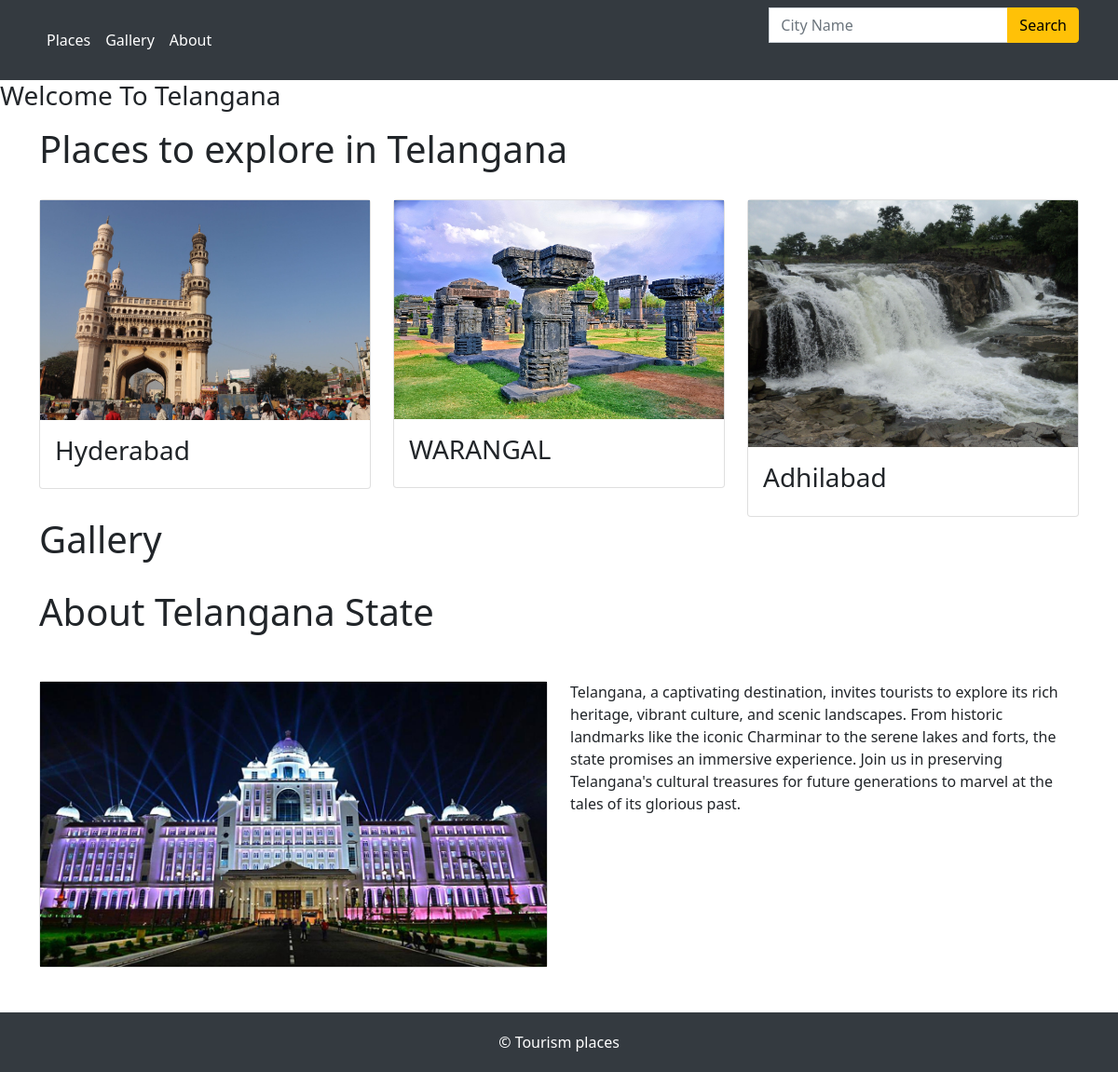
Screenshot of /state/Telangana/ with the database file from the repository.
### toursim_app/models.py (models this page shows)
class State_details(models.Model):
    state_id = models.AutoField(primary_key=True)
    state_image = models.ImageField(upload_to='images/States/')
    state_name = models.CharField(max_length=255)
    state_description = models.TextField()
    state_video = models.FileField(upload_to='Media/State/', null=True, blank=True)

class City(models.Model):
    city_id = models.AutoField(primary_key=True)
    state_id = models.ForeignKey(State_details, on_delete=models.CASCADE)
    city_name = models.CharField(max_length=255)
    city_description = models.TextField()
    city_videos =models.FileField(upload_to='Media/City/', null=True, blank=True)
    city_image = models.ImageField(upload_to='images/Cities/')

### toursim_app/views.py (the view)
# urls.py: path('state', state, name='state'),
def state(request, state_name=None):
    if request.method == 'GET':
        if state_name:
            state_obj = get_object_or_404(State_details, state_name=state_name)
            cities = City.objects.filter(state_id=state_obj.state_id)
            context = {
                'state': state_obj,
                'cities': cities,
            }
            return render(request, 'toursim_app/State.html', context)
        else:
            return render(request, 'toursim_app/index.html')
    elif request.method == 'POST':
        query = request.POST.get('state_name', '')
        if query:
            return redirect('state_detail', state_name=query)
        else:
            return render(request, 'toursim_app/index.html', {'error_message': 'Please provide a state name'})

### toursim_app/Templates/toursim_app/State.html (shortened to what this page needs)
{% load static %}
<html lang="en">
<head>
    <link rel="stylesheet" href="{% static 'styles1.css' %}">
    <link href="https://cdn.jsdelivr.net/npm/bootstrap@5.0.2/dist/css/bootstrap.min.css" rel="stylesheet">
    <link rel="stylesheet" href="https://cdnjs.cloudflare.com/ajax/libs/font-awesome/6.2.1/css/all.min.css">
</head>
<body>
{% block content %}
    <nav class="navbar navbar-expand-lg" id="navbar">
        <div class="container">
          <div class="collapse navbar-collapse" id="mynavbar">
            <ul class="navbar-nav me-auto">
              <li class="nav-item">
                <a class="nav-link" href="#places">Places</a>
              </li>
              <li class="nav-item">
                <a class="nav-link" href="#gallery">Gallery</a>
              </li>
              <li class="nav-item">
                <a class="nav-link" href="#about">About</a>
              </li>
            </ul>
              <form method="post" action="{% url 'city' %}">
    <div class="input-group mb-3">
        <input type="text" id="city_name" name="city_name" class="form-control" placeholder="City Name" required>
        <button type="submit" class="btn btn-warning">Search</button>
    </div>
</form>
          </div>
        </div>
      </nav>
    <div class="home">
    <div class="content">
        <h3>Welcome To {{ state.state_name }}</h3>
    </div>
</div>
<section class="places" id="places">
  <div class="container">
    <div class="main-txt">
      <h1><span>P</span>laces to explore in {{state.state_name}}</h1>
    </div>
    <div class="row" style="margin-top: 30px;">
      {% for city in cities %}
      <div class="col-md-4 py-3 py-md-0">
        <div class="card">
              <a href="{% url 'city' city.city_name %}">
          <img class="img-fluid" src="{{ city.city_image.url }}" alt="{{ city.city_name }}">
        </a>
          <div class="card-body">
            <h3>{{ city.city_name }}</h3>
          </div>
        </div>
      </div>
      {% endfor %}
    </div>
  </div>
</section>
    <section class="gallery" id="gallery">
  <div class="container">
    <div class="main-txt">
      <h1><span>G</span>allery</h1>
    </div>
  </div>
</section>
    <section class="about" id="about">
      <div class="container">
        <div class="main-txt">
          <h1>About <span>{{state.state_name}} State</span></h1>
        </div>
        <div class="row" style="margin-top: 50px;">
          <div class="col-md-6 py-3 py-md-0">
            <div class="card">
                <img class="img-fluid" src="{{ state.state_image.url }}" alt="{{ place.name }}">
            </div>
          </div>
          <div class="col-md-6 py-3 py-md-0">
            <p>{{state.state_description}}</p>
          </div>
        </div>
      </div>
    </section>
<footer class="mt-5">
  <div class="foot-panel4">
    © Tourism places
  </div>
</footer>
{% endblock %}
</body>
</html>

### toursim_app/static/styles1.css (style rules this page uses)
#navbar { background-color: #343a40; }
.navbar-nav a { color: #ffffff; }
footer { background-color: #343a40; color: #ffffff; padding: 20px 0; }
.foot-panel1, .foot-panel2, .foot-panel3, .foot-panel4 { text-align: center; }

### rows the page displays
State_details: state_name "Telangana", state_image (picture), state_description "Telangana, a captivating destination, invites tourists to explore its rich heritage, vibrant culture, and scenic landscapes. From historic landmarks like the iconic Charminar to the serene lakes and forts, the state promises an immersive experience. Join us in preserving Telangana's cultural treasures for future generations to marvel at the tales of its glorious past."
City: city_image (picture), city_name "Hyderabad"
City: city_image (picture), city_name "WARANGAL"
City: city_image (picture), city_name "Adhilabad"
